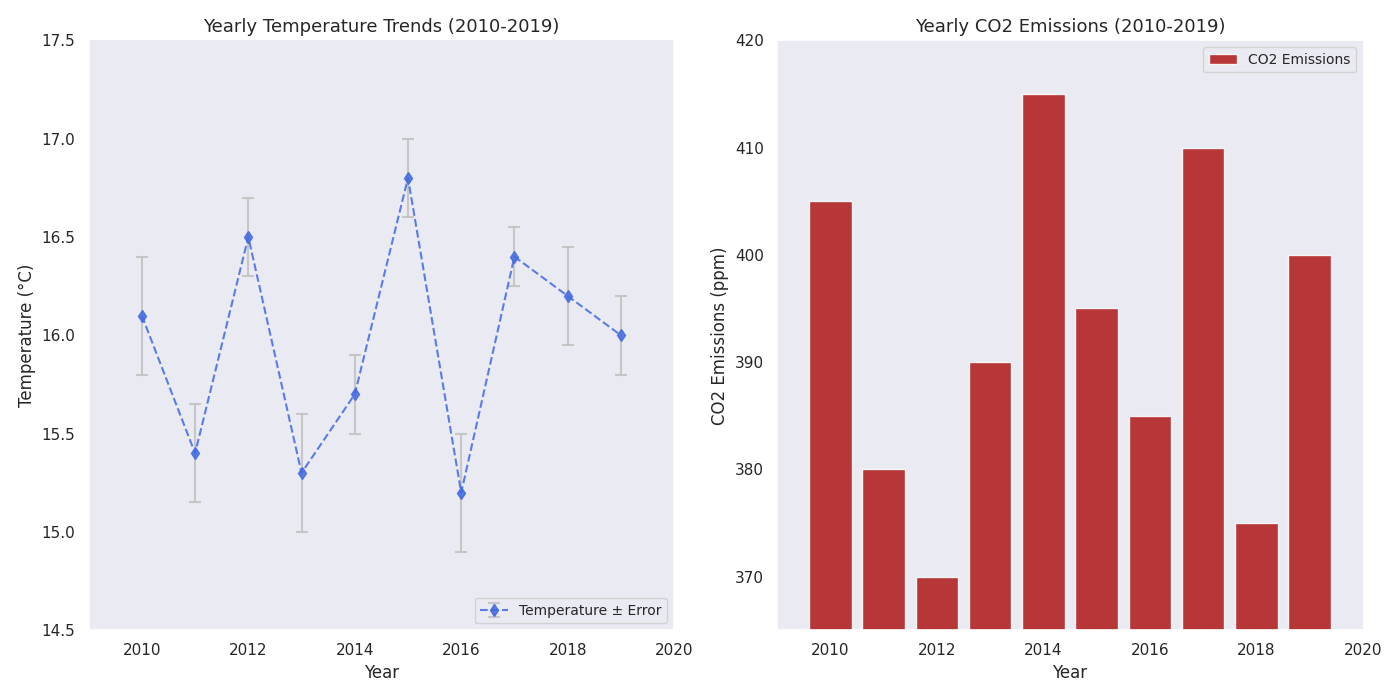

This chart was generated by the following Python code:
import matplotlib.pyplot as plt
import numpy as np

# Data with manually shuffled values within the same dimension
years = np.arange(2010, 2020)
avg_temperatures = np.array([16.1, 15.4, 16.5, 15.3, 15.7, 16.8, 15.2, 16.4, 16.2, 16.0])
temperature_errors = np.array([0.3, 0.25, 0.2, 0.3, 0.2, 0.2, 0.3, 0.15, 0.25, 0.2])
co2_emissions = np.array([405, 380, 370, 390, 415, 395, 385, 410, 375, 400])

# Create the figure and subplots with altered data
fig, (ax1, ax2) = plt.subplots(1, 2, figsize=(14, 7))

ax1.errorbar(
    years, avg_temperatures, yerr=temperature_errors,
    fmt='--d', color='royalblue', ecolor='silver',
    elinewidth=1.5, capsize=4, capthick=1.5, alpha=0.85, label='Temperature ± Error'
)
ax1.set_xlabel('Year', fontsize=12)
ax1.set_ylabel('Temperature (°C)', fontsize=12)
ax1.set_title('Yearly Temperature Trends (2010-2019)', fontsize=13)
ax1.grid(False)
ax1.spines['top'].set_visible(False)
ax1.set_xlim(2009, 2020)
ax1.set_ylim(14.5, 17.5)
ax1.legend(loc='lower right', fontsize=10)

ax2.bar(years, co2_emissions, color='firebrick', alpha=0.9, label='CO2 Emissions')
ax2.set_xlabel('Year', fontsize=12)
ax2.set_ylabel('CO2 Emissions (ppm)', fontsize=12)
ax2.set_title('Yearly CO2 Emissions (2010-2019)', fontsize=13)
ax2.grid(False)
ax2.spines['right'].set_visible(False)
ax2.set_xlim(2009, 2020)
ax2.set_ylim(365, 420)
ax2.legend(loc='best', fontsize=10)

plt.tight_layout()
plt.show()
